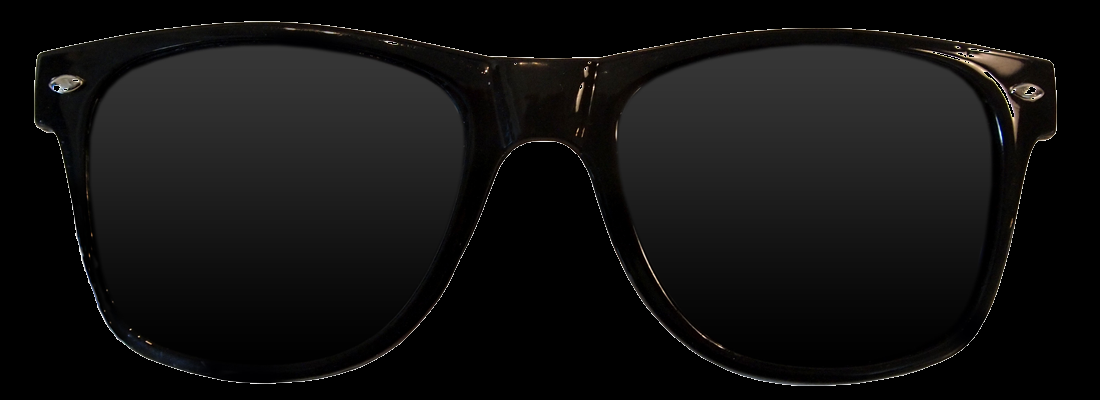
#> input picture images/glass.png, 1100 x 400 px
$ python main.py
#> lines starting #> are read from the running program, lines starting #| are printed output that depends on the picture; after the words box and inside, x2 and y2 are one past the last pixel; in counts of white or black regions, pixels touching at a corner belong together
### glasses.py
#! /usr/bin/python

import cv2
import os

#Read Haarcascades
face_cascade = cv2.CascadeClassifier('haarcascades/haarcascade_frontalface_default.xml')
if face_cascade.empty():
    exit("! Missing: haarcascade_frontalface_default.xml !\nYou need to run the main.py from the project directory")
eye_cascade = cv2.CascadeClassifier('haarcascades/haarcascades/frontalEyes.xml')
if eye_cascade.empty():
    exit("! Missing: haarcascade_eye.xml !\nYou need to run the main.py from the project directory")

#Read Image
imgGlasses = cv2.imread('images/glass.png', -1)
#> imgGlasses is the input picture: shape (400, 1100, 4); mean B, G, R, A 16.3, 16.7, 17.1, 161.1
if imgGlasses is None:
    exit("Could not open the image")

# Create the mask for the glasses
imgGlassesGray = cv2.cvtColor(imgGlasses, cv2.COLOR_BGR2GRAY)
ret, orig_mask = cv2.threshold(imgGlassesGray, 10, 255, cv2.THRESH_BINARY)
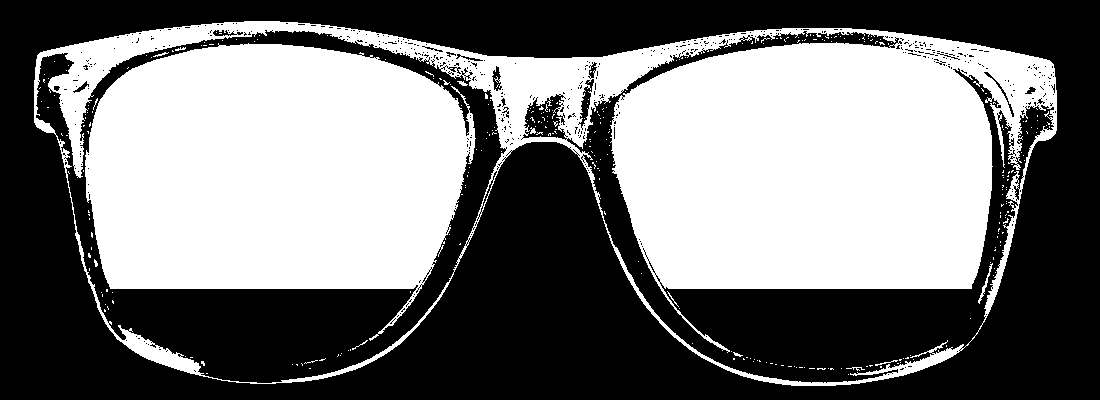
#> orig_mask: shape (400, 1100); 46% white; 312 white regions (299 under 20 px), largest, box (x1, y1, x2, y2) and area: (34, 21, 1057, 386) 118106, (85, 43, 476, 341) 83252, (978, 263, 993, 304) 98

orig_mask = imgGlasses[:, :, 3]
#> orig_mask: shape (400, 1100); 63.2% white; 24 black regions (19 under 20 px), largest, box (x1, y1, x2, y2) and area: (0, 0, 1100, 400) 161705, (984, 72, 1014, 117) 109, (1025, 87, 1036, 94) 41, (937, 53, 960, 60) 25, (54, 86, 60, 91) 23
imgGlasses = imgGlasses[:, :, 0:3]
#> imgGlasses: shape (400, 1100, 3)
origGlassesHeight, origGlassesWidth = imgGlasses.shape[:2]
#> origGlassesHeight = 400; origGlassesWidth = 1100

# Create the inverted mask for the glasses
orig_mask_inv = cv2.bitwise_not(orig_mask)


def _putglass_(frame):
    gray = cv2.cvtColor(frame, cv2.COLOR_RGB2GRAY)
    faces = face_cascade.detectMultiScale(gray, 1.3, 5)

    for (x, y, w, h) in faces:
        #cv2.rectangle(frame, (x, y), (x + w, y + h), (255, 0, 0), 2)
        roi_gray = gray[y:y + h, x:x + w]
        roi_color = frame[y:y + h, x:x + w]
        eyes = eye_cascade.detectMultiScale(roi_gray)

        drawNose = False
        for (ex, ey, ew, eh) in eyes:
            eyetemp = [40, 40, 40, 40]
            if ew > eyetemp[2] or eh > eyetemp[3]:
                print('ey:%i, y:%i, h:%i' % (ey, y, h,))
                drawNose = True
                eyetemp[0] = ex
                eyetemp[1] = ey
                eyetemp[2] = ew
                eyetemp[3] = eh
                print("Nose Found")

        if drawNose:
            # print 'X:%i, Y:%i, W:%i, H:%i' % (x, y, w, h)
            ex = eyetemp[0]
            ey = eyetemp[1]
            ew = eyetemp[2]
            eh = eyetemp[3]

            #cv2.rectangle(roi_color, (ex, ey), (ex + ew, ey + eh), (0, 255, 0), 2)
            #print 'EX:%i, EY:%i, EW:%i, EH:%i' % (ex, ey, ew, eh)

            glassesWidth = ew
            glassesHeight = glassesWidth * origGlassesHeight / origGlassesWidth


            x1 = int(ex - (glassesWidth / 6))
            x2 = int(ex + ew + (glassesWidth / 6))
            y1 = int(ey + (45*eh/100) - (glassesHeight / 2))
            y2 = int(ey + 65*eh/100 + (glassesHeight / 2))

            if x1 < 0:
                x1 = 0
            if y1 < 0:
                y1 = 0
            if x2 > w:
                x2 = w
            if y2 > h:
                y2 = h

            glassesWidth = x2 - x1
            glassesHeight = y2 - y1
            if glassesWidth < 0:
                glassesWidth = 0
            if glassesHeight < 0:
                glassesHeight = 0

            imgGlasses2 = cv2.GaussianBlur(imgGlasses, (9 ,9),0)
            glasses = cv2.resize(imgGlasses2, (glassesWidth, glassesHeight), interpolation=cv2.INTER_AREA)
            mask = cv2.resize(orig_mask, (glassesWidth, glassesHeight), interpolation=cv2.INTER_AREA)
            mask_inv = cv2.resize(orig_mask_inv, (glassesWidth, glassesHeight), interpolation=cv2.INTER_AREA)

            # take region of interest from the image
            roi = roi_color[y1:y2, x1:x2]

            # where the glasses are not in the image
            roi_bg = cv2.bitwise_and(roi, roi, mask=mask_inv)

            # only glasses
            roi_fg = cv2.bitwise_and(glasses, glasses, mask=mask)

            # joined together
            dst = cv2.add(roi_bg, roi_fg)

            # place the original image to the region of interest
            roi_color[y1:y2, x1:x2] = dst


    return frame

### moustache.py
#! /usr/bin/python

import cv2
from itertools import count

#Read Haarcascades
face_cascade = cv2.CascadeClassifier('haarcascades/haarcascade_frontalface_default.xml')
if face_cascade.empty():
    exit("! Missing: haarcascade_frontalface_default.xml !\nYou need to run the main.py from the project directory")
eye_cascade = cv2.CascadeClassifier('haarcascades/haarcascades/frontalEyes.xml')
if eye_cascade.empty():
    exit("! Missing: haarcascade_eye.xml !\nYou need to run the main.py from the project directory")

#Read Image
imgGlasses = cv2.imread('images/moustache.png', -1)
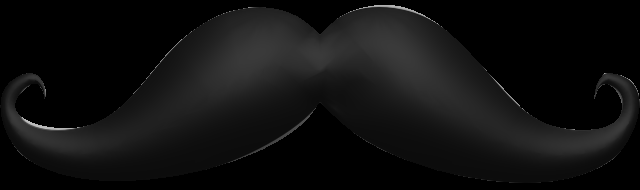
#> input picture images/moustache.png, 640 x 190 px
#> imgGlasses is the input picture: shape (190, 640, 4); mean B, G, R, A 16.1, 16.1, 16.1, 131.8
if imgGlasses is None:
    exit("Could not open the image")

noseHeight = 65
noseWidth = 55


# Check if the files opened
if imgGlasses is None:
    exit("Could not open the image")
if face_cascade.empty():
    exit("Missing: haarcascade_frontalface_default.xml")
if eye_cascade.empty():
    exit("Missing: haarcascade_eye.xml")

# Create the mask for the glasses
imgGlassesGray = cv2.cvtColor(imgGlasses, cv2.COLOR_BGR2GRAY)
#> imgGlassesGray: shape (190, 640)
ret, orig_mask = cv2.threshold(imgGlassesGray, 10, 255, cv2.THRESH_BINARY)
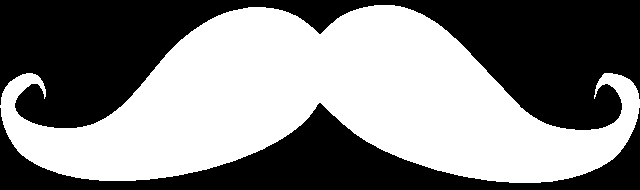
#> orig_mask: shape (190, 640); 51.7% white; 2 black regions, box (x1, y1, x2, y2) and area: (0, 0, 640, 130) 40939, (0, 103, 640, 190) 17827

orig_mask = imgGlasses[:, :, 3]

# Create the inverted mask for the glasses
orig_mask_inv = cv2.bitwise_not(orig_mask)

# Convert glasses image to BGR
# and save the original image size (used later when re-sizing the image)
imgGlasses = imgGlasses[:, :, 0:3]
#> imgGlasses: shape (190, 640, 3)
origGlassesHeight, origGlassesWidth = imgGlasses.shape[:2]
#> origGlassesHeight = 190; origGlassesWidth = 640


counter = count(1)

def _putmoustache_(frame):


    gray = cv2.cvtColor(frame, cv2.COLOR_BGR2GRAY)
    faces = face_cascade.detectMultiScale(gray, 1.3, 5)

    for (x, y, w, h) in faces:
        #cv2.rectangle(frame, (x, y), (x + w, y + h), (255, 0, 0), 2)
        roi_gray = gray[y:y + h, x:x + w]
        roi_color = frame[y:y + h, x:x + w]
        eyes = eye_cascade.detectMultiScale(roi_gray)
        drawNose = False
        for (ex, ey, ew, eh) in eyes:

            eyetemp = [10, 10, 10, 10]
            if ew > eyetemp[2] or eh > eyetemp[3]:
                #print 'ey:%i, y:%i, h:%i' % (ey, y, h,)
                if ey > (h*25/100):
                    drawNose = True
                    eyetemp[0] = ex
                    eyetemp[1] = ey
                    eyetemp[2] = ew
                    eyetemp[3] = eh
                    print("Nose Found")

            if eyetemp[0] == 10 or eyetemp[1] == 10 or eyetemp[2] == 10:
                drawNose = False

        if drawNose:
            #print 'X:%i, Y:%i, W:%i, H:%i' % (ex, ey, ew, eh)
            ex = eyetemp[0]
            ey = eyetemp[1]
            ew = eyetemp[2]
            eh = eyetemp[3]

            ##cv2.rectangle(roi_color, (ex+(ew/5), ey-(eh/5)), (ex + ew, ey + (eh*2/3)), (0, 255, 0), 2)

            glassesWidth = 3 * ew
            glassesHeight = glassesWidth * origGlassesHeight / origGlassesWidth

            x1 = int(ex - (glassesWidth / 6))
            x2 = int(ex + ew + (glassesWidth / 4))
            y1 = int(ey + 9*eh/10 - (glassesHeight / 2))
            y2 = int(ey + 70*eh/100 + (glassesHeight / 2))

            if x1 < 0:
                x1 = 0
            if y1 < 0:
                y1 = 0
            if x2 > w:
                x2 = w
            if y2 > h:
                y2 = h

            glassesWidth = x2 - x1
            glassesHeight = y2 - y1
            if glassesWidth < 0:
                glassesWidth = 0
            if glassesHeight < 0:
                glassesHeight = 0

            imgGlasses2 = cv2.GaussianBlur(imgGlasses, (9 ,9),0)
            glasses = cv2.resize(imgGlasses2, (glassesWidth, glassesHeight), interpolation=cv2.INTER_AREA)
            mask = cv2.resize(orig_mask, (glassesWidth, glassesHeight), interpolation=cv2.INTER_AREA)
            mask_inv = cv2.resize(orig_mask_inv, (glassesWidth, glassesHeight), interpolation=cv2.INTER_AREA)

            roi = roi_color[y1:y2, x1:x2]

            roi_bg = cv2.bitwise_and(roi, roi, mask=mask_inv)

            roi_fg = cv2.bitwise_and(glasses, glasses, mask=mask)

            dst = cv2.add(roi_bg, roi_fg)

            roi_color[y1:y2, x1:x2] = dst
    # break
    # Display the resulting frame
    return frame

### main.py
#! /usr/bin/python

from cv2 import VideoCapture,imshow,destroyAllWindows,waitKey,pyrDown,imread,pyrUp,GaussianBlur
from glasses import _putglass_
from moustache import _putmoustache_
from itertools import count
from time import sleep

backgroundTreshold = 30

beach = imread('images/background.png', -1)
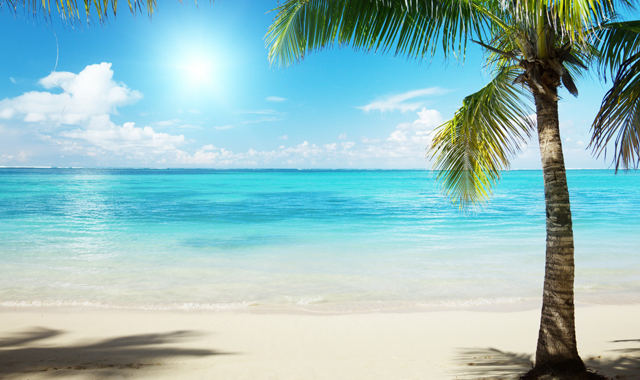
#> input picture images/background.png, 640 x 380 px
#> beach is the input picture: shape (380, 640, 4); mean B, G, R, A 192.9, 191.1, 149.1, 255

video_capture = VideoCapture(0)

if not video_capture.isOpened():
    exit('The Camera is not opened')

for i in range(0, 2):
    sleep(1)
    ret, background = video_capture.read()
    imshow("Video", background)
    waitKey(10)
    print("!!! Step out of the frame !!!")
    print("Background will be detected in %d seconds" % (7 - i))
#> this loop made 2 passes
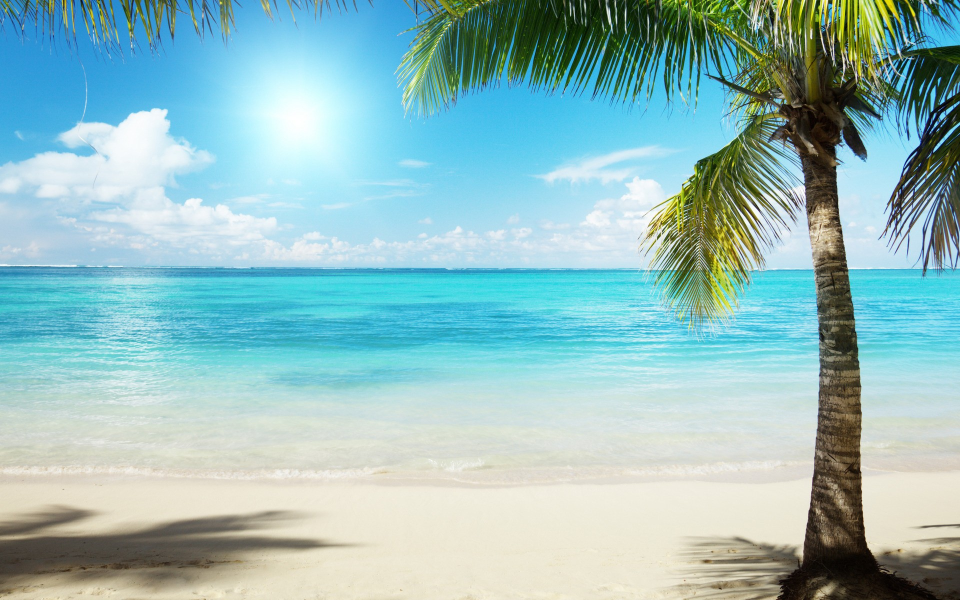
#> input picture manzara.jpg, 1920 x 1200 px, given in place of the camera (shown at 1/2 size)
ret, background = video_capture.read()
#> background is the input picture: shape (1200, 1920, 3); mean B, G, R 189.8, 189, 148.2
background = pyrDown(background)
#> background: shape (600, 960, 3)


counter = 1
while True:
    print("Iteration %d" % counter)
    counter += 1

    ret, temp = video_capture.read()
    frame2 = _putmoustache_(temp)
#> in _putmoustache_, `gray = cv2.cvtColor(frame, cv2.COLOR_BGR2GRAY)`:
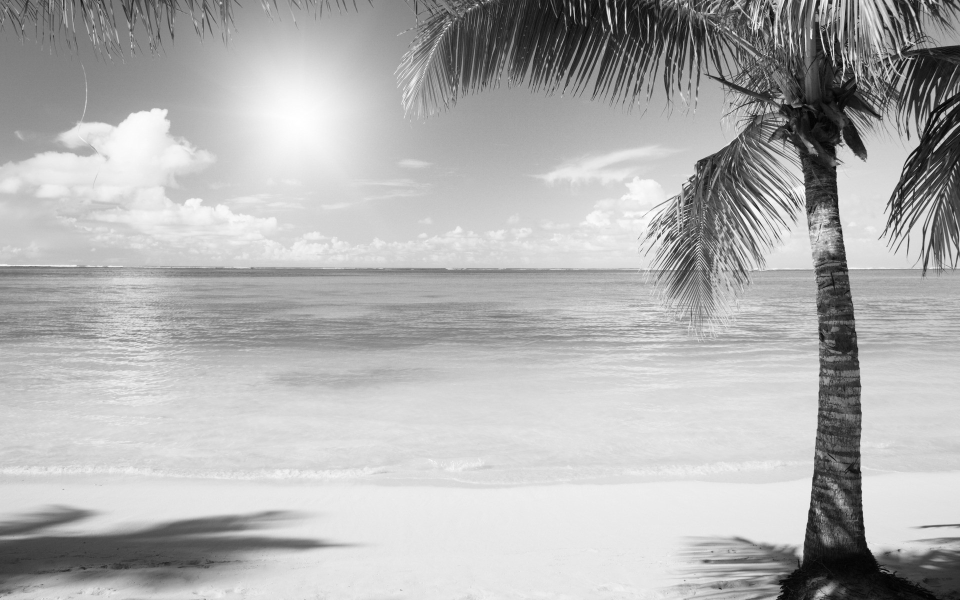
#> gray: shape (1200, 1920) (shown at 1/2 size); min 0, max 255, mean 176.9
#> in _putmoustache_, `faces = face_cascade.detectMultiScale(gray, 1.3, 5)`: faces = ()
    frame3 = _putglass_(frame2)
#> in _putglass_, `gray = cv2.cvtColor(frame, cv2.COLOR_RGB2GRAY)`:
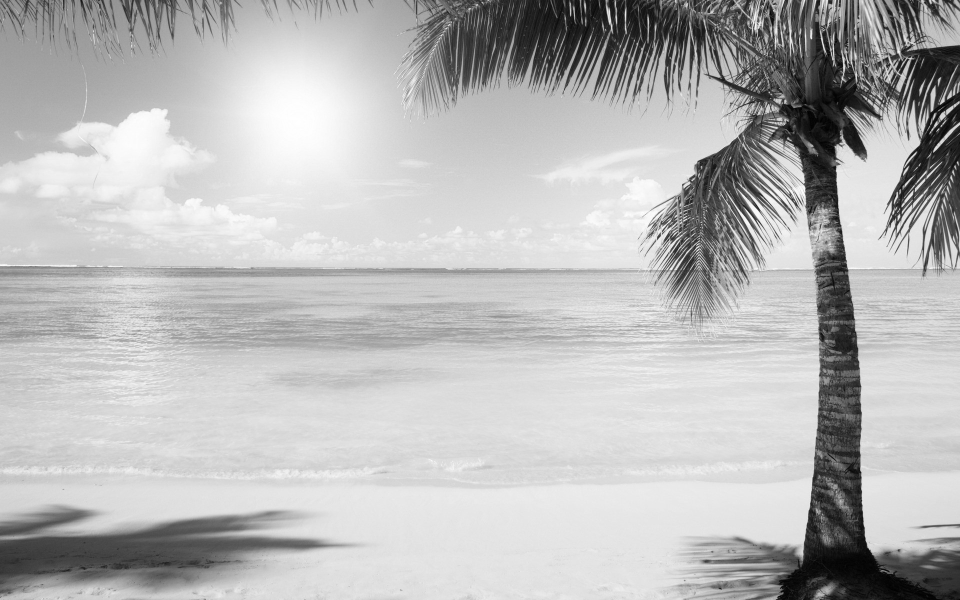
#> gray: shape (1200, 1920) (shown at 1/2 size); min 0, max 255, mean 184.6

    frame3 = pyrDown(frame3)

    span_x=2  # value for pixel span on x
    span_y=2  # value for pixel span on y
    height, width = frame3.shape[:2]
#> height = 600; width = 960
    for i in range(1, height, span_x):
        for j in range(1, width, span_y):
            if background[i][j][0] - backgroundTreshold <= frame3[i][j][0] <= background[i][j][0] + backgroundTreshold:
                if background[i][j][0] - backgroundTreshold <= frame3[i][j][1] <= background[i][j][1] + backgroundTreshold:
                    if background[i][j][0] - backgroundTreshold <= frame3[i][j][2] <= background[i][j][2] + backgroundTreshold:
                        for x in range(-int(span_x/2), int(span_x/2)):
                            for y in range(-int(span_y/2), int(span_y/2)):
#> (the run stopped early here; a loop or call above may not have finished)
